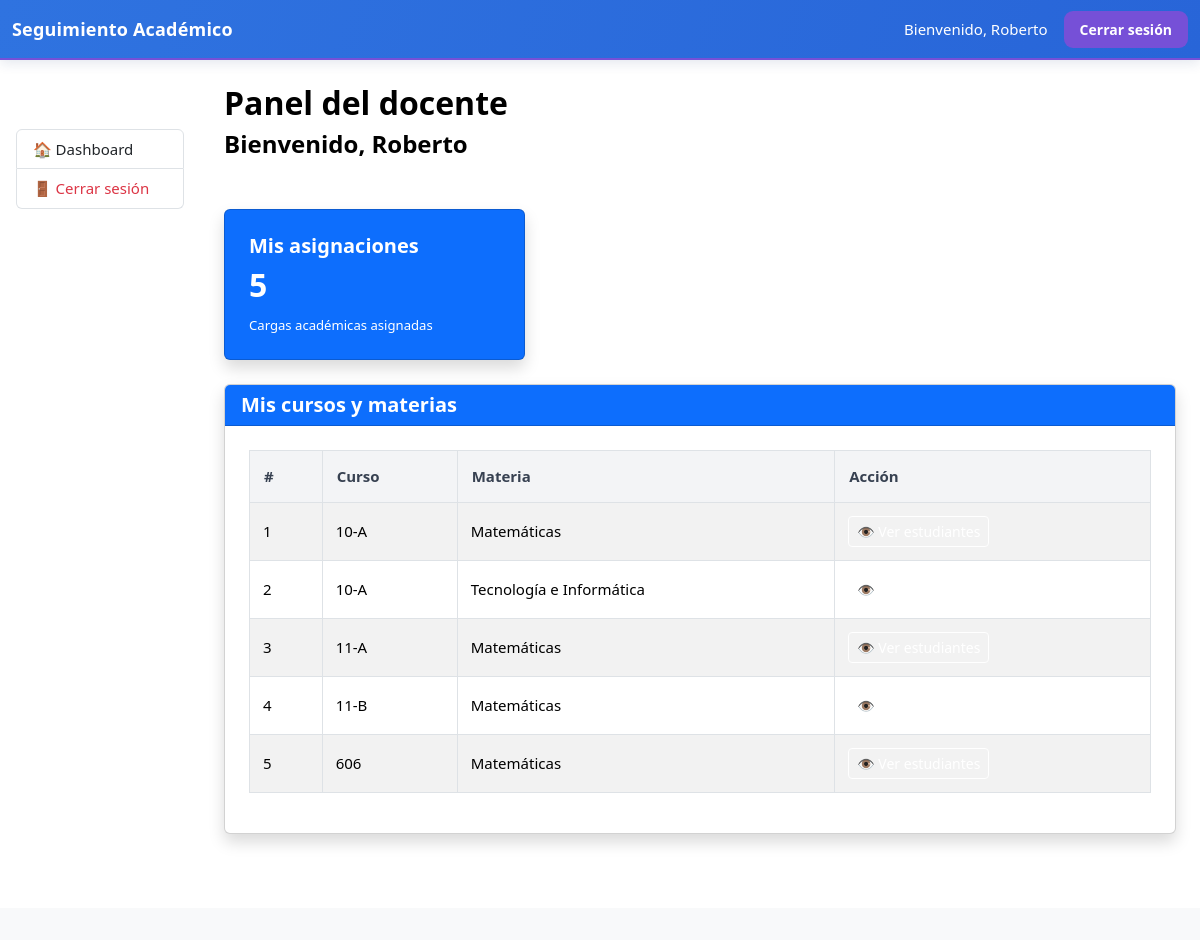
Screenshot of /docente/index.php (signed in) with the database file from the repository.
### tables this page shows
CREATE TABLE `carga_academica` (
  `id` int(11) NOT NULL,
  `docente_id` int(11) NOT NULL,
  `curso_id` int(11) NOT NULL,
  `materia_id` int(11) NOT NULL
);

CREATE TABLE `cursos` (
  `id` int(11) NOT NULL,
  `nombre` varchar(20) NOT NULL
);

CREATE TABLE `materias` (
  `id` int(11) NOT NULL,
  `nombre` varchar(100) NOT NULL
);

### docente/index.php (the view, shortened to what this page needs)
<?php
require_once("../config/seguridad/docente.php");
include("../includes/header.php");
include("../includes/navbar.php");
?>
<div class="container-fluid">
    <div class="row">
        <div class="col-md-2 p-0">
            <?php
            include("../includes/sidebar.php");
            ?>
        </div>
        <div class="col-md-10">
            <div class="container mt-4">
                <h2>
                    Panel del docente
                </h2>
                <h4>
                    Bienvenido,
                    <?php
                    echo htmlspecialchars(
                        $_SESSION["nombre"] ?? "Docente"
                    );
                    ?>
                </h4>
                <?php
                $usuario_id = intval(
                    $_SESSION["id"] ?? 0
                );
                if ($usuario_id <= 0) {
                    echo '
                    <div class="alert alert-danger">
                        Sesión de usuario no válida.
                    </div>
                    ';
                } else {
                    $sql = "
                        SELECT id
                        FROM docentes
                        WHERE usuario_id = ?
                        LIMIT 1
                    ";
                    $stmt = $conexion->prepare($sql);
                    $stmt->bind_param(
                        "i",
                        $usuario_id
                    );
                    $stmt->execute();
                    $resultado =
                        $stmt->get_result();
                    if (
                        $resultado->num_rows === 0
                    ) {
                        ?>
                        <div class="alert alert-danger">
                            No se encontró el perfil de docente
                            asociado a este usuario.
                        </div>
                        <?php
                        $stmt->close();
                    } else {
                        $docente =
                            $resultado->fetch_assoc();
                        $docente_id =
                            intval(
                                $docente["id"]
                            );
                        $sql = "
                            SELECT
                                ca.id,
                                c.nombre AS curso,
                                m.nombre AS materia
                            FROM carga_academica ca
                            INNER JOIN cursos c
                                ON ca.curso_id = c.id
                            INNER JOIN materias m
                                ON ca.materia_id = m.id
                            WHERE ca.docente_id = ?
                            ORDER BY
                                c.nombre ASC,
                                m.nombre ASC
                        ";
                        $stmt =
                            $conexion->prepare($sql);
                        $stmt->bind_param(
                            "i",
                            $docente_id
                        );
                        $stmt->execute();
                        $resultado =
                            $stmt->get_result();
                        $cantidad =
                            $resultado->num_rows;
                        ?>
                        <div class="row mb-4">
                            <div class="col-md-4">
                                <div
                                    class="card bg-primary text-white shadow"
                                >
                                    <div class="card-body">
                                        <h5>
                                            Mis asignaciones
                                        </h5>
                                        <h2>
                                            <?= $cantidad ?>
                                        </h2>
                                        <small>
                                            Cargas académicas asignadas
                                        </small>
                                    </div>
                                </div>
                            </div>
                        </div>
                        <div class="card shadow">
                            <div
                                class="card-header
                                       bg-primary
                                       text-white"
                            >
                                <h5 class="mb-0">
                                    Mis cursos y materias
                                </h5>
                            </div>
                            <div class="card-body">
                                <div class="table-responsive">
                                    <table
                                        class="table
                                               table-bordered
                                               table-striped
                                               align-middle"
                                    >
                                        <thead>
                                            <tr>
                                                <th>
                                                    #
                                                </th>
                                                <th>
                                                    Curso
                                                </th>
                                                <th>
                                                    Materia
                                                </th>
                                                <th>
                                                    Acción
                                                </th>
                                            </tr>
                                        </thead>
                                        <tbody>
                                        <?php
                                        if (
                                            $cantidad > 0
                                        ) {
                                            $contador = 1;
                                            while (
                                                $fila =
                                                $resultado->fetch_assoc()
                                            ) {
                                                ?>
                                                <tr>
                                                    <td>
                                                        <?= $contador++ ?>
                                                    </td>
                                                    <td>
                                                        <?= htmlspecialchars(
                                                            $fila["curso"]
                                                        ) ?>
                                                    </td>
                                                    <td>
                                                        <?= htmlspecialchars(
                                                            $fila["materia"]
                                                        ) ?>
                                                    </td>
                                                    <td>
                                                        <a
                                                            href="desempeno/index.php?id=<?= intval(
                                                                $fila["id"]
                                                            ) ?>"
                                                            class="btn btn-success btn-sm"
                                                        >
                                                            👁️ Ver estudiantes
                                                        </a>
                                                    </td>
                                                </tr>
                                                <?php
                                            }
                                        }
                                        ?>
                                        </tbody>
                                    </table>
                                </div>
                            </div>
                        </div>
                        <?php
                    }
                }
                ?>
            </div>
        </div>
    </div>
</div>
<?php
include("../includes/footer.php");
?>

### assets/style.css (style rules this page uses)
html { scroll-behavior: smooth; }
body { margin: 0; padding: 0; background: var(--bg); color: var(--text); font-family: "Segoe UI", Arial, sans-serif; font-size: 15px; }
.container { max-width: 1400px; }
h1, h2, h3, h4, h5 { font-weight: 700; }
.card-body { padding: 24px; }
.btn-success { background: var(--success); border-color: var(--success); }
.table thead th { background: #f3f4f6; color: #374151; font-weight: 700; border-bottom: 2px solid var(--border); padding: 14px; }
.table tbody td { padding: 13px; vertical-align: middle; }
.table tbody tr { transition: background 0.15s ease; }

### rows the page displays
carga_academica: curso.nombre "10-A", materia.nombre "Matemáticas"
carga_academica: curso.nombre "10-A", materia.nombre "Tecnología e Informática"
carga_academica: curso.nombre "11-A", materia.nombre "Matemáticas"
carga_academica: curso.nombre "11-B", materia.nombre "Matemáticas"
carga_academica: curso.nombre "606", materia.nombre "Matemáticas"

### other values shown
$nombre "Roberto"
$_SESSION["nombre"] "Roberto"
$cantidad "5"
